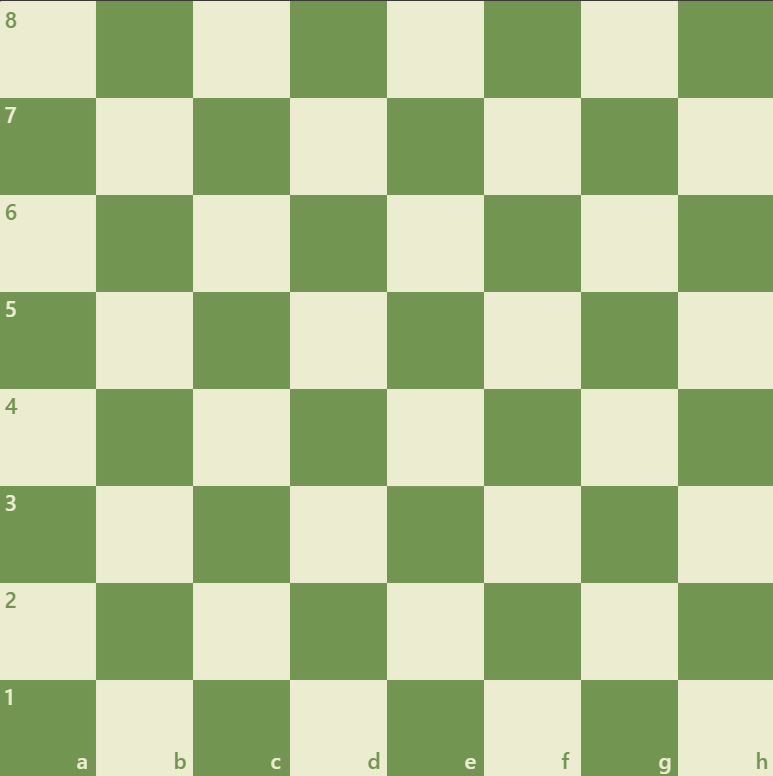
#> input picture gorsel_yeniden_boyutlandirma/satranc_empty_kareler/Satranc_tahtasi/1.png, 773 x 776 px; its folder holds only this picture in this run
$ python bos_kare.py
#> lines starting #> are read from the running program, lines starting #| are printed output that depends on the picture
import cv2
import os
import glob
import random

# --- AYARLAR ---
KAYNAK_KLASOR = "Satranc_tahtasi"    # Tahta resimlerinin olduğu klasör
HEDEF_KLASOR = "Empty"  # Çıktı klasörü
HEDEF_BOYUT = (85, 85)            # Model giriş boyutu
ORNEK_SAYISI = 10                 # Her resimden kaç tane rastgele kare alınacak

def rastgele_kare_uret():
    # Hedef klasör yoksa oluştur
    if not os.path.exists(HEDEF_KLASOR):
        os.makedirs(HEDEF_KLASOR)

    # Klasördeki tüm resim formatlarını bul
    resim_listesi = glob.glob(os.path.join(KAYNAK_KLASOR, "*.jpg")) + \
                    glob.glob(os.path.join(KAYNAK_KLASOR, "*.png")) + \
                    glob.glob(os.path.join(KAYNAK_KLASOR, "*.jpeg"))

    print(f"Toplam {len(resim_listesi)} adet tahta görseli bulundu.")
    toplam_kaydedilen = 0

    for resim_yolu in resim_listesi:
        img = cv2.imread(resim_yolu)
#> img is the input picture: shape (776, 773, 3); mean B, G, R 144.9, 192.3, 174.8
        if img is None:
            continue

        dosya_adi = os.path.basename(resim_yolu).split('.')[0]
        h, w, _ = img.shape
#> h = 776; w = 773

        # Kare boyutlarını hesapla (Margin yok, tam bölme)
        step_x = w // 8
#> step_x = 96
        step_y = h // 8
#> step_y = 97

        # --- RASTGELE SEÇİM MANTIĞI ---
        # Olası tüm koordinatları (0,0)'dan (7,7)'ye kadar listele
        tum_kareler = [(row, col) for row in range(8) for col in range(8)]

        # Bu listeden rastgele 10 tanesini seç
        secilen_kareler = random.sample(tum_kareler, ORNEK_SAYISI)

        print(f"İşleniyor: {dosya_adi} -> Rastgele {ORNEK_SAYISI} kare seçiliyor...")

        for (row, col) in secilen_kareler:
            # Koordinatları hesapla
            x1 = col * step_x
            y1 = row * step_y
            x2 = (col + 1) * step_x
            y2 = (row + 1) * step_y

            # Kırp
            kare = img[y1:y2, x1:x2]

            # Hata önleyici kontrol
            if kare.size == 0: continue

            # Boyutlandır
            kare_resized = cv2.resize(kare, HEDEF_BOYUT)

            # Kaydet (Dosya ismine random kod eklemeye gerek yok, row/col yeterli)
            yeni_isim = f"Empty_{dosya_adi}_r{row}_c{col}.jpg"
            kayit_yolu = os.path.join(HEDEF_KLASOR, yeni_isim)

            cv2.imwrite(kayit_yolu, kare_resized)
            toplam_kaydedilen += 1
#> this loop made 10 passes
#> pass 1, in rastgele_kare_uret, `kare = img[y1:y2, x1:x2]`:
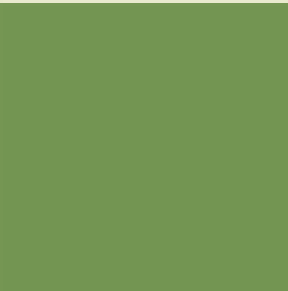
#> kare: shape (97, 96, 3) (shown 3 times larger); mean B, G, R 83.3, 149.9, 116.3
#> pass 2, in rastgele_kare_uret, `kare = img[y1:y2, x1:x2]`:
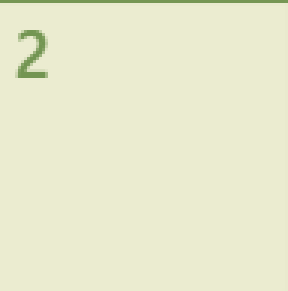
#> kare: shape (97, 96, 3) (shown 3 times larger); mean B, G, R 205.7, 234.4, 232.8
#> after the loop, toplam_kaydedilen = 10

    print(f"\nİşlem Tamamlandı!")
    print(f"Toplam {toplam_kaydedilen} adet rastgele boş kare '{HEDEF_KLASOR}' içine kaydedildi.")
#| Toplam 10 adet rastgele boş kare 'Empty' içine kaydedildi.

if __name__ == "__main__":
    rastgele_kare_uret()
